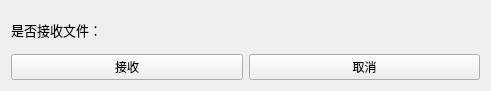
<?xml version="1.0" encoding="UTF-8"?>
<ui version="4.0">
 <class>FileGetWindow</class>
 <widget class="QWidget" name="FileGetWindow">
  <property name="geometry">
   <rect>
    <x>0</x>
    <y>0</y>
    <width>491</width>
    <height>91</height>
   </rect>
  </property>
  <property name="windowTitle">
   <string>Form</string>
  </property>
  <layout class="QVBoxLayout" name="verticalLayout">
   <item>
    <widget class="QLabel" name="label">
     <property name="font">
      <font>
       <pointsize>10</pointsize>
      </font>
     </property>
     <property name="text">
      <string>是否接收文件：</string>
     </property>
    </widget>
   </item>
   <item>
    <layout class="QHBoxLayout" name="horizontalLayout">
     <item>
      <widget class="QPushButton" name="pushButton">
       <property name="text">
        <string>接收</string>
       </property>
      </widget>
     </item>
     <item>
      <widget class="QPushButton" name="pushButton_2">
       <property name="text">
        <string>取消</string>
       </property>
      </widget>
     </item>
    </layout>
   </item>
  </layout>
 </widget>
 <resources/>
 <connections/>
</ui>
